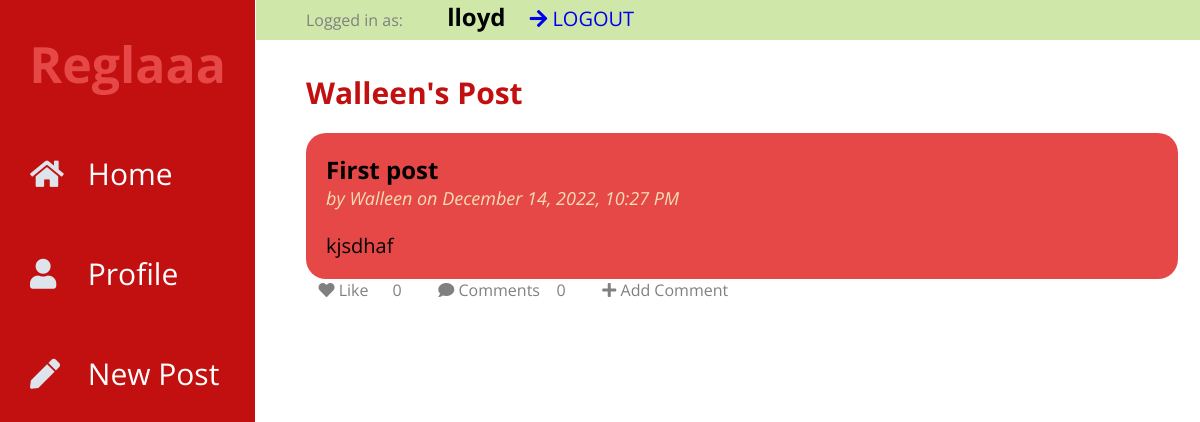
The page /comments/3/view (signed in) on the database as committed earlier.
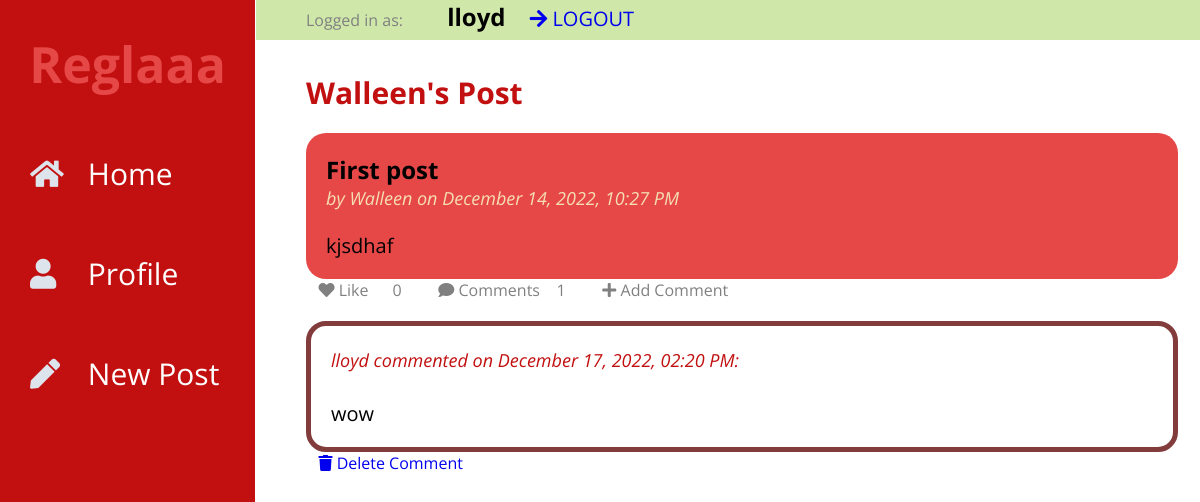
The same page on the database as committed later.
### tables this page shows
CREATE TABLE comments (
  id INTEGER PRIMARY KEY AUTOINCREMENT,
  post_id INTEGER NOT NULL,
  user_id INTEGER NOT NULL,
  body TEXT NOT NULL,
  created TIMESTAMP DEFAULT (datetime('now','localtime')),
  FOREIGN KEY (post_id) REFERENCES post (id),
  FOREIGN KEY (user_id) REFERENCES user (id)
);

CREATE TABLE user (
  id INTEGER PRIMARY KEY AUTOINCREMENT,
  username TEXT UNIQUE NOT NULL,
  password TEXT NOT NULL
);

### flaskr/blog.py (the view, shortened to what this page needs)
@bp.route("/comments/<int:post_id>/<action>",methods=("GET", "POST"))
def comments(post_id,action):
    db = get_db()
    post = db.execute(
        "SELECT p.id, title, body, created, author_id, username,"
        "(SELECT COUNT(user_id) FROM likes WHERE post_id = p.id) AS likes,"
        "(SELECT COUNT(user_id) FROM comments WHERE post_id = p.id) AS comments"
        " FROM post p JOIN user u ON p.author_id = u.id"
        " WHERE p.id = ?"
        " ORDER BY created DESC"
        , (post_id,),
    ).fetchone()
    comms = db.execute(
        "SELECT c.id, body, created, user_id, username"
        " FROM comments c JOIN user u ON c.user_id = u.id"
        " WHERE c.post_id = ?"
        " ORDER BY created DESC"
        , (post_id,),
    ).fetchall()
    return render_template("blog/comments.html",post=post,comms=comms,action=action)

### flaskr/auth.py (called while the page is built)
@bp.before_app_request
def load_logged_in_user():
    user_id = session.get("user_id")
    if user_id is None:
        g.user = None
        g.liked = None
    else:
        g.user = (
            get_db().execute("SELECT * FROM user WHERE id = ?", (user_id,)).fetchone()
        )
        likedd = (
            get_db().execute("SELECT post_id,user_id FROM likes WHERE user_id = ?", (user_id,)).fetchall()
        )
        g.liked = []
        for like in likedd:
            g.liked.append([like['post_id'],like['user_id']])

### flaskr/db.py (called while the page is built)
def get_db():
    if "db" not in g:
        g.db = sqlite3.connect(
            current_app.config["DATABASE"], detect_types=sqlite3.PARSE_DECLTYPES
        )
        g.db.row_factory = sqlite3.Row
    return g.db

### flaskr/templates/blog/comments.html
{% extends 'base.html' %}
{% block posts %}
  <p class="title">{% block title %}{{post['username']}}'s Post{% endblock %}</p>
{% endblock %}
{% block content %}
<article class="post">
        <div class="body">
            <h2>{{ post['title'] }}</h2>
            <p class="about">by {{ post['username'] }} on {{ post['created'].strftime("%B %d, %Y, %I:%M %p") }}</p>
            <br>
            <br>
            <p class="body">{{ post['body'] }}</p>
        </div>
</article>
    <div class="opt">
        {% if g.user %}
            {% if [post['id'],g.user['id']] in g.liked %}
                <a class="unlike" href="{{ url_for('blog.like_action', post_id=post.id, action='unlike') }}">
                    <span class="icon">&nbsp&nbsp&nbsp<i class="fas fa-heart"></i></span>
                    <span class="item">Unlike</span>
                </a>
            {% else %}
                <a href="{{ url_for('blog.like_action', post_id=post.id, action='like') }}">
                    <span class="icon">&nbsp&nbsp&nbsp<i class="fas fa-heart"></i></span>
                    <span class="item">Like {{ like }}</span>
                </a>
            {% endif %}
        {% else %}
        <span class="icon">&nbsp&nbsp&nbspLikes: <i class="fas fa-heart"></i></span>
        {% endif %}
        <p>{{ post['likes'] }}</p>
        <a>
            <span class="icon">&nbsp&nbsp&nbsp<i class="fas fa-comment"></i></span>
            <span class="item">Comments &nbsp&nbsp&nbsp{{ post.comments }}</span>
        </a>
        {% if g.user %}
        {% if action == 'view' %}
        <a href="{{ url_for('blog.comments', post_id=post.id,action='add') }}">
            <span class="icon">&nbsp&nbsp&nbsp<i class="fas fa-plus"></i></span>
            <span class="item">Add Comment</span>
        </a>
        {% else %}
        <a href="{{ url_for('blog.comments', post_id=post.id,action='view') }}">
            <span class="icon">&nbsp&nbsp&nbsp<i class="fas fa-times"></i></span>
            <span class="item">Cancel</span>
        </a>
        {% endif %}
        {% endif %}
    </div>
{% if action == 'add' %}
<div class="form">
  <form method="post">
    <label for="body">Comment as {{ g.user['username'] }}: </label>
    <textarea class="com" name="body" id="body">{{ request.form['body'] }}</textarea>
    <input type="submit" value="Comment">
  </form>
  </div>
{% else %}
{% for comm in comms %}
<article class="comment">
    <div class="body">
        <p class="about">{{comm.username}} commented on {{comm.created.strftime("%B %d, %Y, %I:%M %p")}}: </p>
        <br>
        <br>
        <p class="body">{{comm.body}}</p>
    </div>
</article>
{% if g.user['id'] == comm['user_id'] %}
<a href="{{ url_for('blog.comment_action', comment_id=comm.id, action='delete') }}">
    <span class="icon">&nbsp&nbsp&nbsp<i class="fas fa-trash"></i></span>
    <span class="item">Delete Comment</span>
</a>
{% endif %}
{% endfor %}
{% endif %}
{% endblock %}

Rows that differ between the two databases and show on the page:
added comments: username "lloyd", created "December 17, 2022, 02:20 PM", body "wow"
Other text that changed with them:
{{ post.comments }}: "0" → "1"
